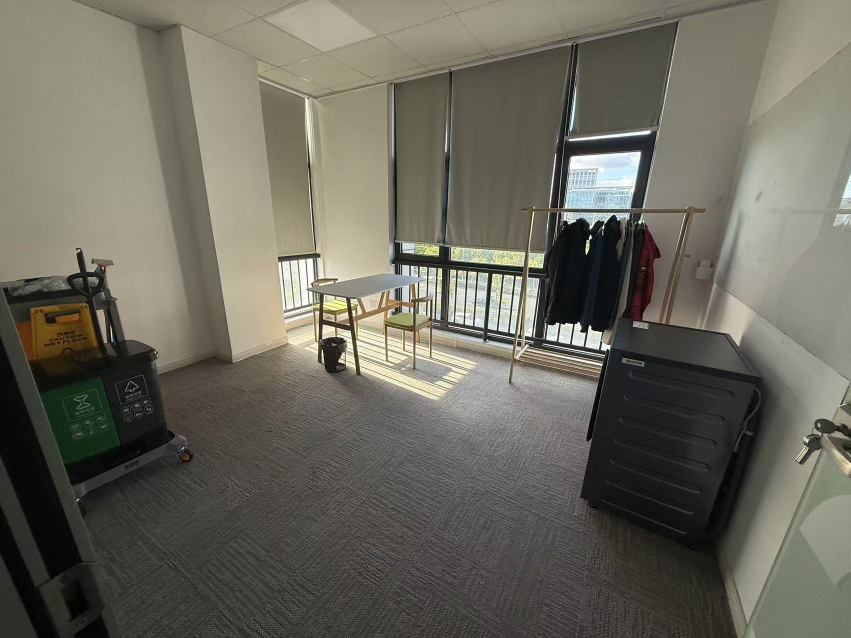
#> input picture inputs/utility_room_original.jpg, 1702 x 1276 px (shown at 1/2 size)
$ python compare.py ../inputs/utility_room_original.jpg ../inputs/utility_room_original.jpg
#> lines starting #> are read from the running program, lines starting #| are printed output that depends on the picture
"""Same-resolution source diagnostics. In-sample fit metrics, never independent accuracy."""
import sys,json
from pathlib import Path
import numpy as np
from PIL import Image,ImageDraw
root=Path(__file__).resolve().parents[1];render=Path(sys.argv[1]);out=Path(sys.argv[2]);out.mkdir(parents=True,exist_ok=True)
orig=Image.open(root/'inputs/utility_room_original.jpg').convert('RGB');im=Image.open(render).convert('RGB');resized=im.size!=orig.size
#> further down, orig is the input picture: PIL image 1702x1276 RGB; mean R, G, B 106.9, 104.9, 93.8
#> after `resized = im.size != orig.size`: resized = False
if resized:im=im.resize(orig.size,Image.Resampling.LANCZOS)
a=np.asarray(orig)/255;b=np.asarray(im)/255
def linear(x):return np.where(x<=.04045,x/12.92,((x+.055)/1.055)**2.4)
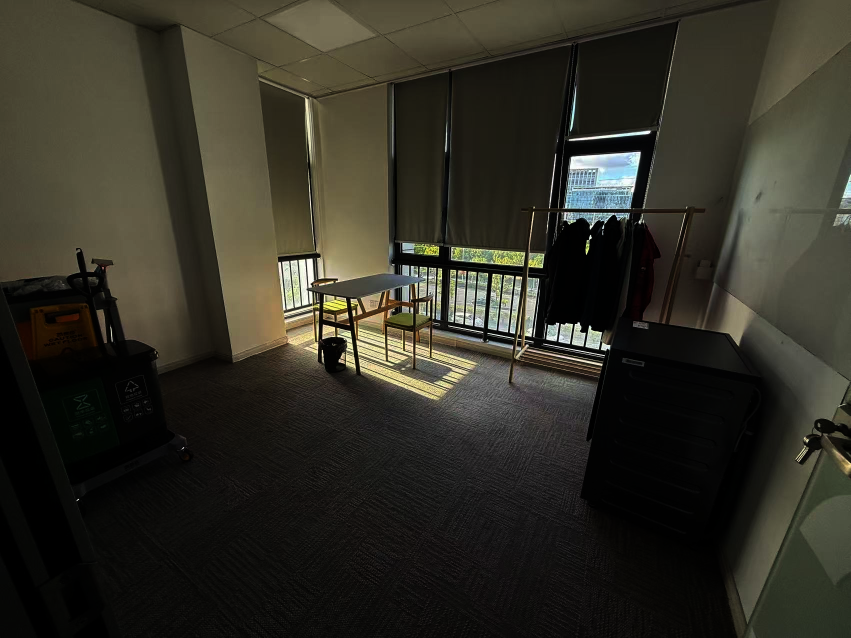
#> returned value: shape (1276, 1702, 3) float64 (shown at 1/2 size); mean of channels 0, 1, 2 0.196, 0.189, 0.15; drawn as R, G, B
la=linear(a)@np.array([.2126,.7152,.0722]);lb=linear(b)@np.array([.2126,.7152,.0722])
#> after `la = linear(a) @ np.array([0.2126, 0.7152, 0.0722])`:
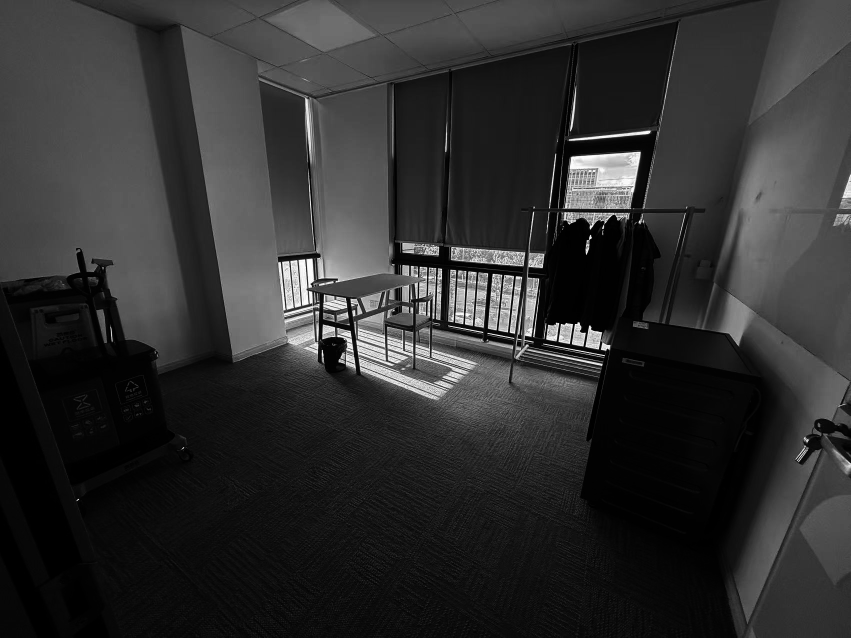
#> la: shape (1276, 1702) float64 (shown at 1/2 size); min 0, max 1, mean 0.188
rois={'left_wall':[70,150,270,480],'column':[390,230,485,580],'carpet':[450,850,1050,1180],'blinds':[820,220,1050,430],'cabinet':[1250,780,1410,970],'garments':[1130,480,1230,620]}
metrics={}
for name,(x0,y0,x1,y1) in rois.items():
 av=float(np.median(la[y0:y1,x0:x1]));bv=float(np.median(lb[y0:y1,x0:x1]));metrics[name]=dict(roi=[x0,y0,x1,y1],source_linear_luminance_median=av,render_linear_luminance_median=bv,absolute_error=abs(av-bv),source_rgb_median=np.median(a[y0:y1,x0:x1],axis=(0,1)).tolist(),render_rgb_median=np.median(b[y0:y1,x0:x1],axis=(0,1)).tolist())
#> this loop made 6 passes
#> (av, bv) on passes 1 to 6: (0.311, 0.311), (0.385, 0.385), (0.0779, 0.0779), (0.11, 0.11), (0.0141, 0.0141), (0.00537, 0.00537)
#> after the loop, metrics = 6 items
result=dict(kind='in-sample appearance diagnostic',render=render.name,render_resized_for_comparison=resized,source_size=list(orig.size),roi_metrics=metrics,whole_image_srgb_mae=float(abs(a-b).mean()),independent_accuracy=False)
#> result = 7 items
(out/'comparison_metrics.json').write_text(json.dumps(result,indent=2));pair=Image.new('RGB',(orig.width*2,orig.height+40),'white');pair.paste(orig,(0,40));pair.paste(im,(orig.width,40));d=ImageDraw.Draw(pair);d.text((8,10),'ORIGINAL / authorized source',fill='black');d.text((orig.width+8,10),'ACTUAL BLENDER RENDER / same camera',fill='black');pair.save(out/'source_comparison.jpg',quality=91)
#> after `pair = Image.new('RGB', (orig.width * 2, orig.height + 40), 'white')`: pair: PIL image 3404x1316 RGB; every value is 255
#> after `pair.paste(orig, (0, 40))`:
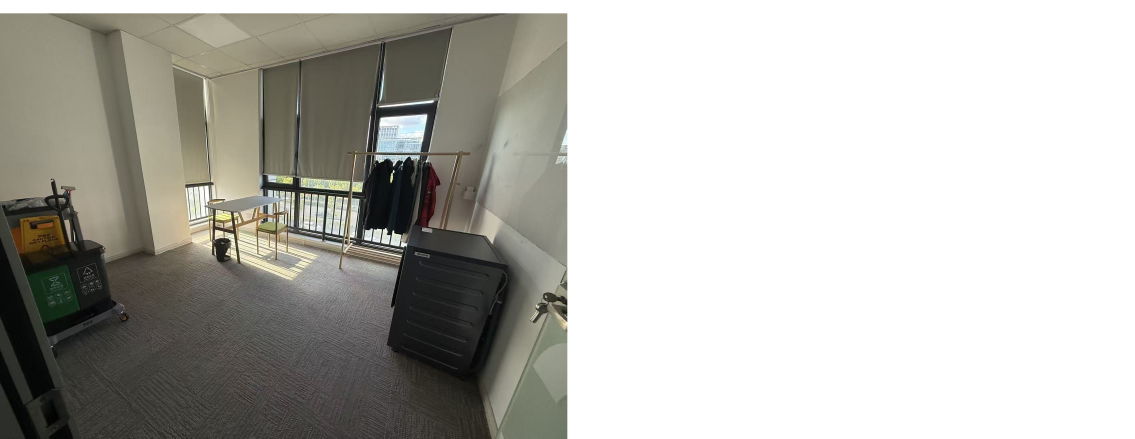
#> pair: PIL image 3404x1316 RGB (shown at 1/3 size); mean R, G, B 183.2, 182.3, 176.9
#> after `pair.paste(im, (orig.width, 40))`:
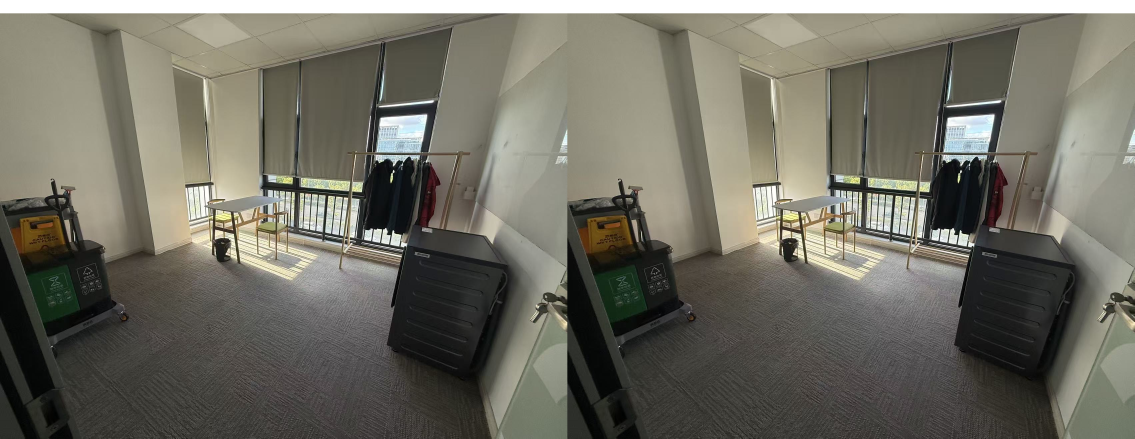
#> pair: PIL image 3404x1316 RGB (shown at 1/3 size); mean R, G, B 111.4, 109.5, 98.7
Image.blend(orig,im,.5).save(out/'source_overlay.jpg',quality=91)
print(json.dumps(result,indent=2))
#> (printed output is left out)
